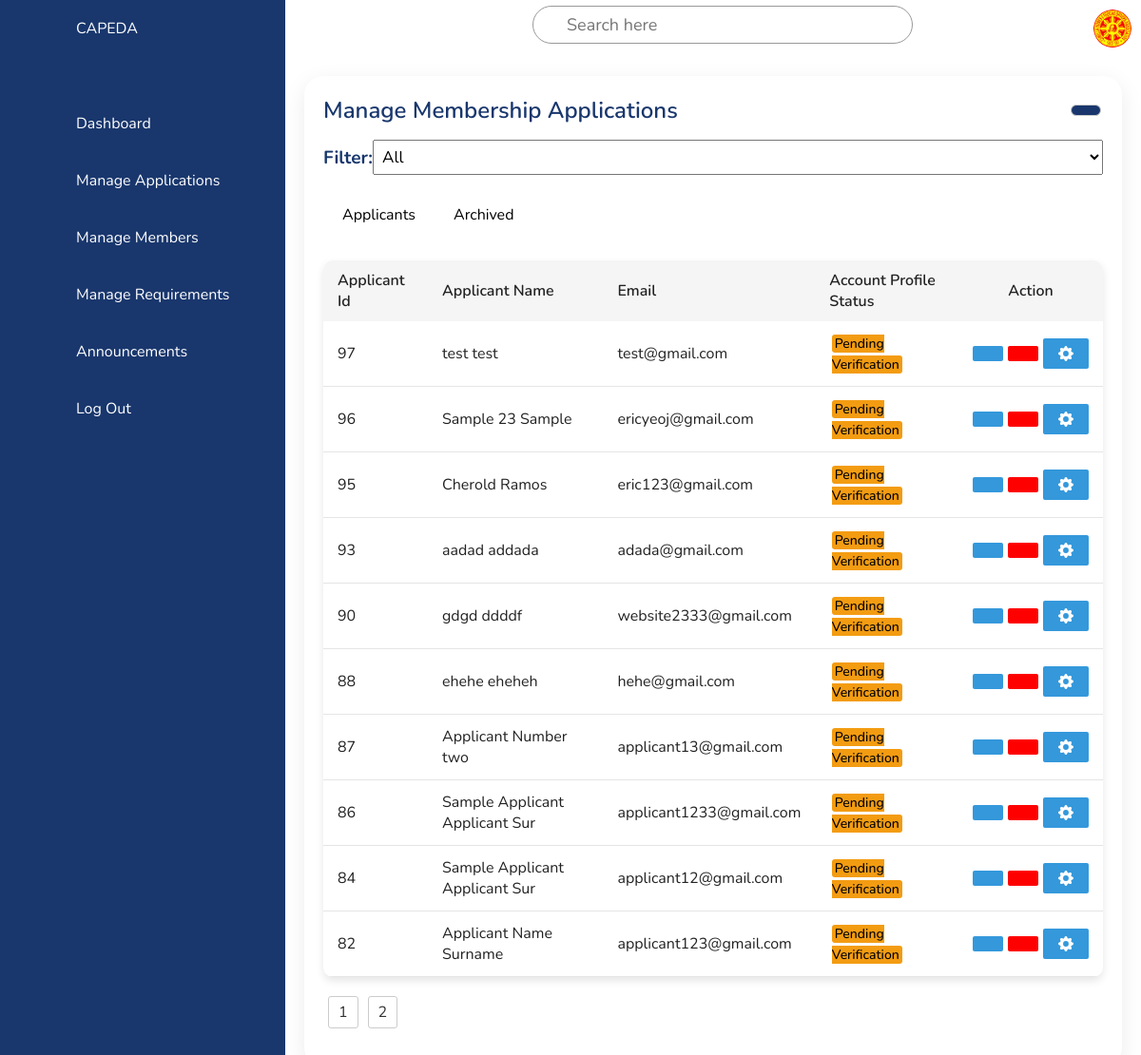
The page /ADMIN/adminManageApplications.php on the database as committed earlier.
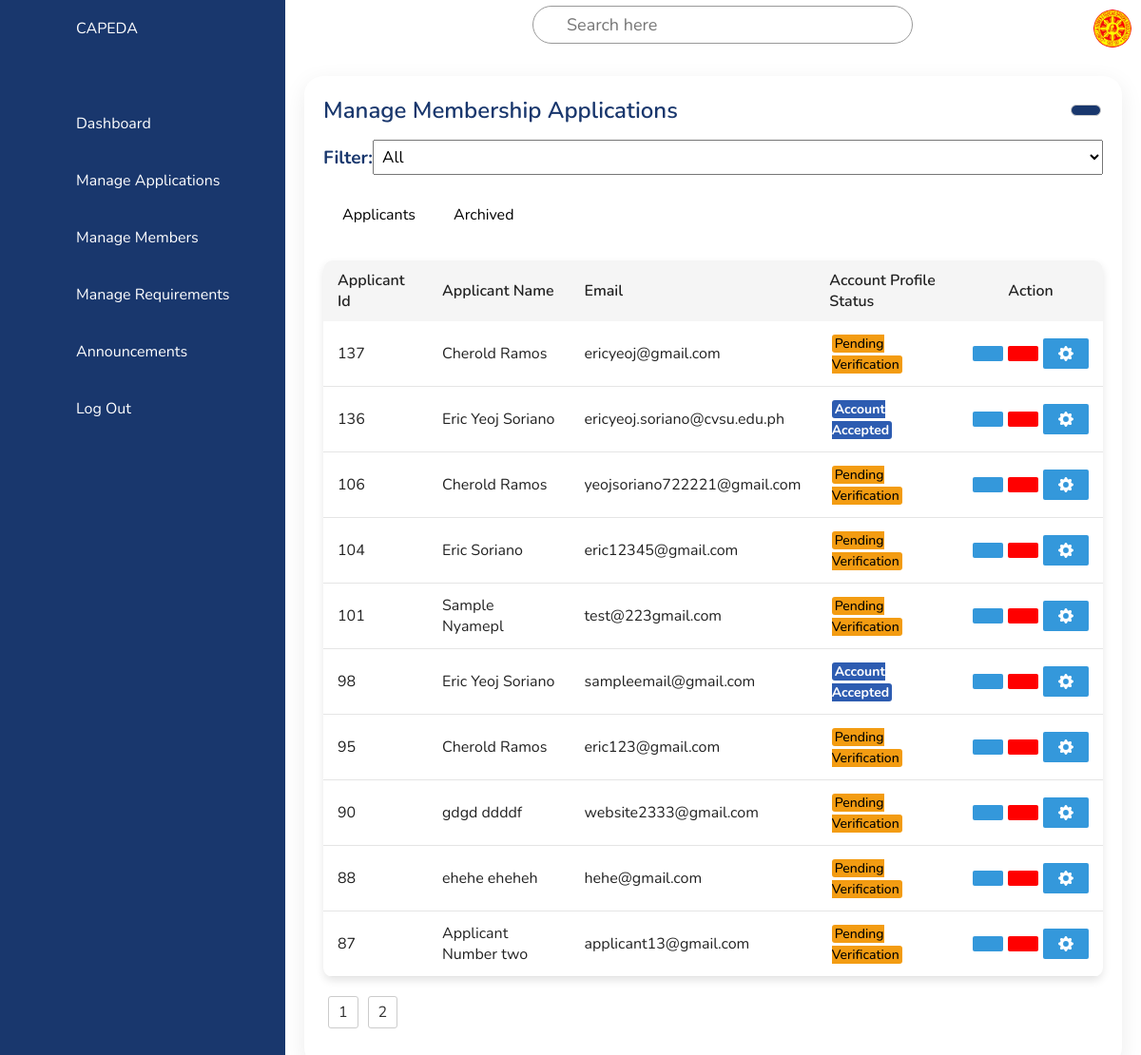
The same page on the database as committed later.
### tables this page shows
CREATE TABLE `account_profiles` (
  `id` int(11) NOT NULL,
  `firstName` varchar(255) NOT NULL,
  `lastName` varchar(255) NOT NULL,
  `cpNumber` varchar(11) NOT NULL,
  `address` varchar(255) NOT NULL,
  `email` varchar(255) NOT NULL,
  `temporary_password` varchar(255) NOT NULL,
  `password` varchar(255) NOT NULL,
  `otp` varchar(6) NOT NULL,
  `otp_exp` datetime NOT NULL,
  `status` int(11) NOT NULL,
  `activationToken` varchar(255) NOT NULL,
  `user_role` int(11) NOT NULL,
  `denial_reason` varchar(255) NOT NULL
);

### ADMIN/status_functions.php (called while the page is built, shortened)
<?php
function getStatusText($statusCode)
{
    switch ($statusCode) {
        case 0:
            return "Pending Verification";
        case 1:
            return "Email Verified";
        case 2:
            return "Account Accepted";
        case 4:
            return "Application Denied";
    }
}

### ADMIN/adminManageApplications.php (the view, shortened to what this page needs)
<?php
include "status_functions.php";
?>
<!DOCTYPE html>
<html lang="en">
<head>
  <link rel="stylesheet" href="../css/admin/adminApp.css" />
  <link rel="stylesheet" href="../css/admin/verifyEmailModal.css" />
  <link rel="stylesheet" href="../css/admin/table.css">
  <link rel="stylesheet" href="../css/admin/global.css">
</head>
<body>
  <?php
  include 'adminNavigation.php';
  ?>
  <div class="main">
    <div class="topbar">
      <div class="toggle">
      </div>
      <div class="search">
        <label for="">
          <input type="text" placeholder="Search here" />
        </label>
      </div>
      <div class="user">
        <img src="../images/logo.jpg" alt="Sample pic" />
      </div>
    </div>
    <div class="details">
      <div class="recentApplications">
        <div class="applicationHeader">
          <h2>Manage Membership Applications</h2>
          <div class="button-container">
            <a href="#" class="btn modal-trigger" data-modal-id="<?php echo 'addApplicantModal' ?>"><ion-icon name="add"></ion-icon></a>
            <?php
            include('modals/addapplicant_modal.php');
            ?>
          </div>
        </div>
        <div class="filter-container">
          <label for="statusFilter">Filter:</label>
          <select id="statusFilter">
            <option value="all">All</option>
          </select>
        </div>
        <div>
          <ul class="navbar">
            <li><a href="#" onclick="showTable('table1')">Applicants </a></li>
            <li><a href="#" onclick="showTable('table2')">Archived</a></li>
          </ul>
        </div>
        <table class="applications-table" id="table1">
          <thead>
            <tr>
              <th>Applicant Id</th>
              <th>Applicant Name</th>
              <th>Email</th>
              <th>Account Profile Status</th>
              <th class="action-header" colspan="3">Action</th>
            </tr>
          </thead>
          <tbody>
            <?php
            $sql = mysqli_query($conn, "SELECT * from account_profiles ORDER BY id DESC") or die(mysqli_error($conn));
            if (mysqli_num_rows($sql) > 0) {
              while ($row = mysqli_fetch_array($sql)) {
                $id = $row['id'];
                $status = getStatusText($row['status']);
                if ($row['status'] == 1) {
                  $statusClass = 'status-verified';
                } elseif ($row['status'] == 2) {
                  $statusClass = 'status-accepted';
                } elseif ($row['status'] == 3) {
                  $statusClass = 'status-done';
                } elseif ($row['status'] == 4) {
                  $statusClass = 'status-denied';
                } else {
                  $statusClass = 'status-pending';
                }
            ?>
                <tr>
                  <td><?php echo $row['id'] ?></td>
                  <td data-applicant-name="<?php echo $row['firstName'] . " " . $row['lastName']; ?>"><?php echo $row['firstName'] . " " . $row['lastName']; ?></td>
                  <td><?php echo $row['email']; ?></td>
                  <td><span class="status <?php echo $statusClass; ?>"><?php echo $status; ?></span></td>
                  <td>
                    <div class="action-buttons">
                      <button type="button" class="action-button editBtn modal-trigger" data-modal-id="<?php echo 'user' . $id; ?>">
                      </button>
                      <button type="button" class="action-button deleteBtn modal-trigger" data-modal-id="<?php echo 'deleteApplicantModal' . $id ?>" data-applicant-name="<?php echo $row['firstName'] . ' ' . $row['lastName']; ?>">
                      </button>
                      <button type="button" class="action-button decisionBtn modal-trigger" data-modal-id="<?php echo 'approveOrDenyApplicantModal' . $id; ?>" data-applicant-name="<?php echo $row['firstName'] . ' ' . $row['lastName']; ?>">
                      </button>
                      <?php
                      include('modals/decision_modals/approveOrDeny_modal.php');
                      ?>
                    </div>
                  </td>
                </tr>
            <?php
              }
            } else {
              echo "Record not Found";
            }
            ?>
        <div class="pagination">
        </div>
</body>
</html>

Rows that differ between the two databases and show on the page:
removed account_profiles: id "97", firstName "test", lastName "test", email "test@gmail.com", status "Pending Verification"
removed account_profiles: id "96", firstName "Sample 23", lastName "Sample", email "ericyeoj@gmail.com", status "Pending Verification"
removed account_profiles: id "93", firstName "aadad", lastName "addada", email "adada@gmail.com", status "Pending Verification"
no longer on this page (row edited): account_profiles: id "86", firstName "Sample Applicant", lastName "Applicant Sur", email "applicant1233@gmail.com", status "Pending Verification"
no longer on this page (row edited): account_profiles: id "84", firstName "Sample Applicant", lastName "Applicant Sur", email "applicant12@gmail.com", status "Pending Verification"
removed account_profiles: id "82", firstName "Applicant Name", lastName "Surname", email "applicant123@gmail.com", status "Pending Verification"
added account_profiles: id "137", firstName "Cherold", lastName "Ramos", email "ericyeoj@gmail.com", status "Pending Verification"
added account_profiles: id "136", firstName "Eric Yeoj", lastName "Soriano", email "ericyeoj.soriano@cvsu.edu.ph", status "Account Accepted"
added account_profiles: id "106", firstName "Cherold", lastName "Ramos", email "yeojsoriano722221@gmail.com", status "Pending Verification"
added account_profiles: id "104", firstName "Eric", lastName "Soriano", email "eric12345@gmail.com", status "Pending Verification"
added account_profiles: id "101", firstName "Sample", lastName "Nyamepl", email "test@223gmail.com", status "Pending Verification"
added account_profiles: id "98", firstName "Eric Yeoj", lastName "Soriano", email "sampleemail@gmail.com", status "Account Accepted"
